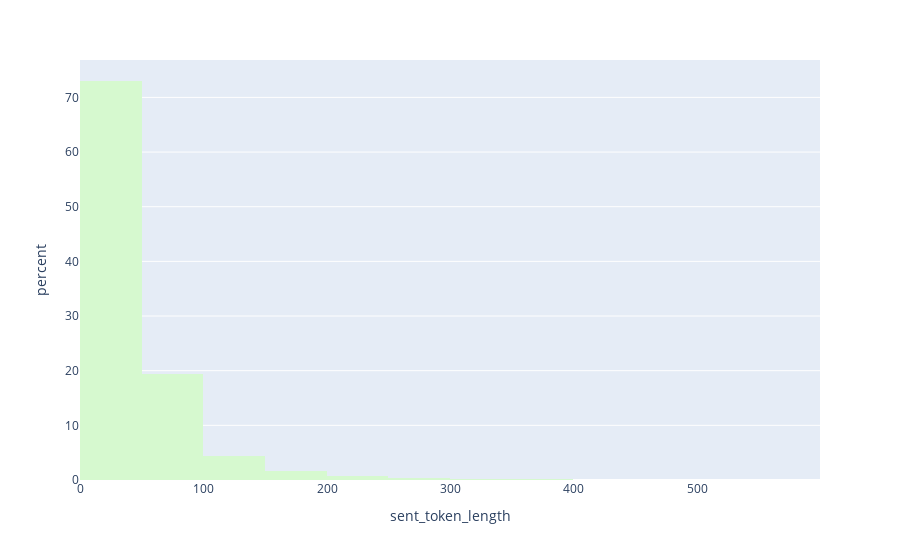

Notebook code for this chart:
### Markdown cell above
### Token Counts with simple tokenizer

### Code cell
def tokenize(text):
    text = re.sub(r" +", " ", str(text))
    text = re.split(r"(\d+|[a-zA-ZğüşıöçĞÜŞİÖÇ]+|\W)", text)
    text = list(filter(lambda x: x != '' and x != ' ', text))
    sent_tokenized = ' '.join(text)
    return sent_tokenized
# tokenize data
df["tokenized_review"] = df.Reviews.apply(lambda x: tokenize(x))
# calculate token count
df["sent_token_length"] = df["tokenized_review"].apply(lambda x: len(x.split()))

fig = px.histogram(df, x="sent_token_length", nbins=20, color_discrete_sequence=px.colors.cmocean.algae, barmode='group', histnorm="percent")
fig.show();

### Figure 1 — Plotly figure (JSON) as saved in the notebook; plotly's stock layout.template omitted (floating-point values rounded to 4 significant figures; data arrays with more than 128 entries replaced by an {"elided": "..."} marker saying what was removed)
{"data": [{"alignmentgroup": "True", "bingroup": "x", "histnorm": "percent", "hovertemplate": "sent_token_length=%{x}<br>percent=%{y}<extra></extra>", "legendgroup": "", "marker": {"color": "rgb(214, 249, 207)", "pattern": {"shape": ""}}, "name": "", "nbinsx": 20, "offsetgroup": "", "orientation": "v", "showlegend": false, "type": "histogram", "x": {"elided": "9974 int values"}, "xaxis": "x", "yaxis": "y"}], "layout": {"barmode": "group", "legend": {"tracegroupgap": 0}, "margin": {"t": 60}, "xaxis": {"anchor": "y", "domain": [0, 1], "title": {"text": "sent_token_length"}}, "yaxis": {"anchor": "x", "domain": [0, 1], "title": {"text": "percent"}}}}
